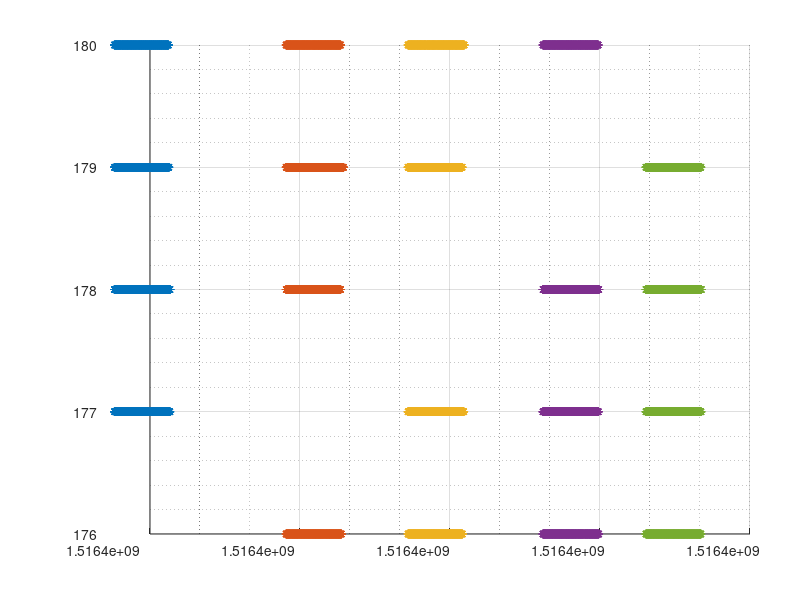

Source code (MATLAB):
 clear; clc;
 
 data=dlmread('data.csv',';',2,0);
 bids=unique(data(1:end,4));
 
 figure;
 hold on;
 grid on;
 grid minor on;
  
 for bid = bids'
  bindex=(data(:,4)==bid);
  bdata=data(bindex,:);
  plot(bdata(:,1),bdata(:,5),'*');
 end